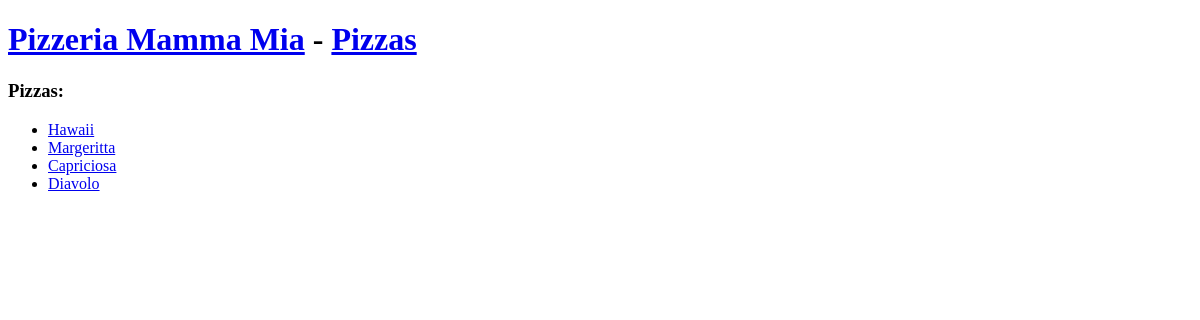
/pizzas/, run on an earlier commit of the app's database.
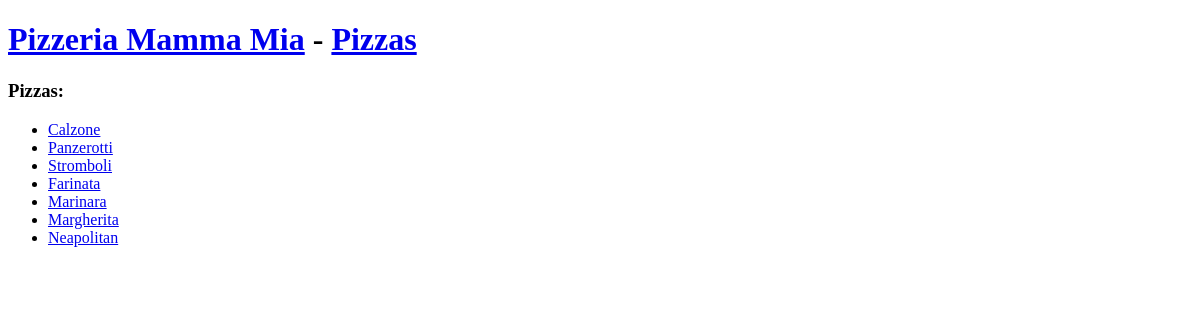
And on a later commit of the database.
### pizzas/models.py (models this page shows)
class Pizza(models.Model):
    name = models.CharField(max_length=25)
    date_added = models.DateTimeField(auto_now_add=True)
    def __str__(self):
        return self.name

### pizzas/views.py (the view)
# urls.py: path('pizzas/', views.pizzas, name='pizzas'),
def pizzas(request):
    pizzas = Pizza.objects.all()
    context = {'pizzas': pizzas}
    return render(request, 'pizzas/pizzas.html', context)

### pizzas/templates/pizzas/pizzas.html (shortened to what this page needs)
<!DOCTYPE html>
<html lang="en">
<head>
</head>
<body>
    {% extends 'pizzas/base.html' %}
    {% block content %}
        <h3>Pizzas:</h3>
        <ul>
            {% for pizza in pizzas %}
                <li>
                    <a href="{% url 'pizzas:toppings' pizza.id %}">{{ pizza }}</a>
                </li>
            {% empty %}
                <li>No pizzas have been added to the menu yet.</li>
            {% endfor %}
        </ul>
    {% endblock content%}

### pizzas/templates/pizzas/base.html (shortened to what this page needs)
<!DOCTYPE html>
<html lang="en">
<head>
</head>
<body>
    <h1>
        <a href="{% url 'pizzas:index' %}">Pizzeria Mamma Mia</a> -
         <a href="{% url 'pizzas:pizzas' %}">Pizzas</a>
    </h1>
    {% block content %}{% endblock content %}
</body>
</html>

What changed in the data, as far as the page shows it:
removed Pizza: name "Hawaii"
removed Pizza: name "Margeritta"
removed Pizza: name "Capriciosa"
removed Pizza: name "Diavolo"
added Pizza: name "Calzone"
added Pizza: name "Panzerotti"
added Pizza: name "Stromboli"
added Pizza: name "Farinata"
added Pizza: name "Marinara"
added Pizza: name "Margherita"
added Pizza: name "Neapolitan"
